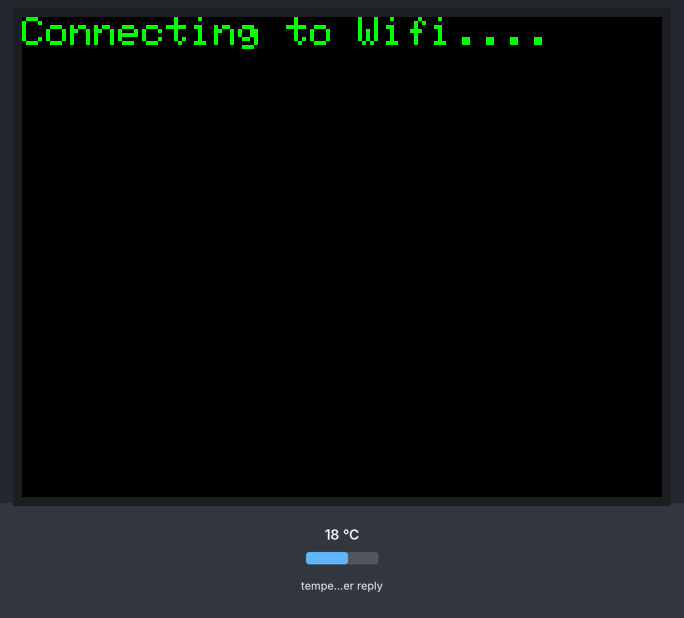
Recording of a sketch running on a simulated ESP32. On the bench: 320×240 colour display. Inputs (shaded band) come from the test bench; at power-on: temperature in the weather reply 18 °C. WiFi joins after 1.5 s; servers stay silent unless stated; uploads are accepted with an empty reply; the local clock reads 2024-03-15 10:24:30 at power-on unless the sketch sets it; web services answer with replies made up by the test bench; not simulated (calls return 0 or success): secrets.h.

Above: at 2.3 s.
At 3.3 s:
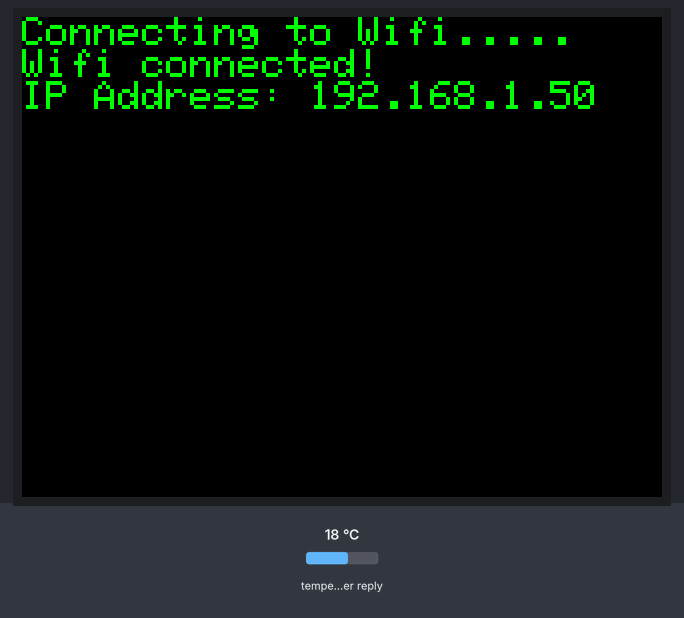
At 4.2 s:
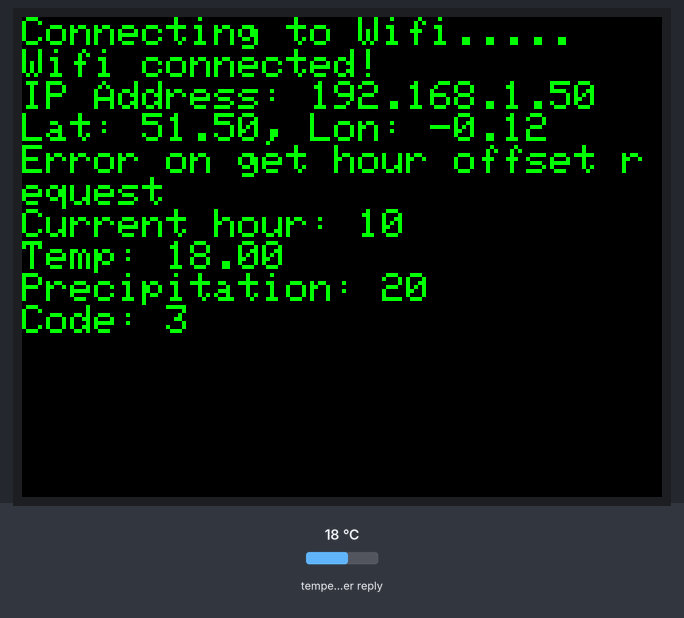

The sketch:

weather_monitor.ino.ino
```cpp
#include <TFT_eSPI.h>
#include <ArduinoJson.h>
#include <HTTPClient.h>
#include <WiFi.h>

#include "secrets.h"

TFT_eSPI tft = TFT_eSPI();

const int RECONNECT_DELAY = 10;
const int HTTP_SUCCESS = 200;

const String URL_GET_LOCATION = "http://ip-api.com/json/";
const String URL_GET_TIME = "https://timeapi.io/api/time/current/ip?ipAddress=$ip$";
const String URL_GET_WEATHER_DATA = "https://api.open-meteo.com/v1/forecast?latitude=$lat$&longitude=$lon$&hourly=temperature_2m,precipitation_probability,weather_code&forecast_days=1";
const String URL_GET_HOUR_OFFSET = "http://api.geonames.org/timezoneJSON?lat=$lat$&lng=$lon$&username=$username$";

bool getLocation(float& lat, float& lon)
{
  DynamicJsonDocument doc(1024);

  if(!sendHttpRequest(URL_GET_LOCATION,doc))
  {
    return false;
  }

  lat = doc["lat"];
  lon = doc["lon"];

  return true;
}

bool getHourOffset(const float lat, const float lon, int& offset)
{
  DynamicJsonDocument doc(1024);

  String url = URL_GET_HOUR_OFFSET;
  url.replace("$lat$", String(lat,6));
  url.replace("$lon$", String(lon,6));
  url.replace("$username$", GEONAME_USERNAME);

  if(!sendHttpRequest(url,doc))
  {
    return false;
  }

  int gmtOffset = doc["gmtOffset"];
  int dstOffset = doc["dstOffset"];

  offset = dstOffset - gmtOffset;

  tft.println("Hour offset: " + String(offset));

  return true;
}

bool getCurrentHour(const String ip, int& hour)
{
  DynamicJsonDocument doc(1024);

  String url = URL_GET_TIME;
  url.replace("$ip$", ip);

  if(!sendHttpRequest(url,doc))
  {
    return false;
  }

  hour = doc["hour"];

  return true;
}

bool getWeatherData(const float lat, const float lon)
{
  DynamicJsonDocument doc(1024);

  String url = URL_GET_WEATHER_DATA;
  url.replace("$lat$", String(lat,6));
  url.replace("$lon$", String(lon,6));

  if(!sendHttpRequest(url,doc))
  {
    return false;
  }

  float temperature = doc["hourly"]["temperature_2m"][0];
  int precipitation_probability = doc["hourly"]["precipitation_probability"][0];
  int weather_code = doc["hourly"]["weather_code"][0];

  tft.println("Temp: " + String(temperature,2));
  tft.println("Precipitation: " + String(precipitation_probability));
  tft.println("Code: " + String(weather_code));

  return true;
}

void setup()
{
  Serial.begin(115200);
  delay(1000);

  tft.init();
  tft.setRotation(1);
  tft.fillScreen(TFT_BLACK);
  tft.setTextColor(TFT_GREEN, TFT_BLACK);
  tft.setTextSize(2);

  WiFi.disconnect(true);

  tft.print("Connecting to Wifi...");
  WiFi.begin(SSID,PASSWORD);

  int curr_connection_attempt = 0;

  while(WiFi.status() != WL_CONNECTED)
  {
    curr_connection_attempt++;
    delay(1000);
    tft.print(".");

    if(curr_connection_attempt >= RECONNECT_DELAY)
    {
      tft.println("");
      curr_connection_attempt = 0;
      WiFi.begin(SSID,PASSWORD);
      tft.print("Connection failed, retrying...");
    }
  }

  tft.println("");
  tft.println("Wifi connected!");
  tft.print("IP Address: ");
  tft.println(WiFi.localIP());

  float lat = 0;
  float lon = 0;

  if(!getLocation(lat,lon))
  {
    tft.println("Error on get location request");
  }
  else
  {
    String location = "Lat: " + String(lat) + ", Lon: " + String(lon);
    tft.println(location);

    int current_hour = 0;
    int hour_offset = 0;

    if(!getHourOffset(lat,lon,hour_offset))
      tft.println("Error on get hour offset request");

    if(!getCurrentHour(WiFi.localIP().toString(),current_hour))
      tft.println("Error on get current hour request");

    current_hour += hour_offset;

    tft.println("Current hour: " + String(current_hour));

    if(!getWeatherData(lat, lon))
      tft.println("Error on get weather data request");
  }
}

void loop()
{
  // put your main code here, to run repeatedly:

}

bool sendHttpRequest(const String url, DynamicJsonDocument& doc)
{
  HTTPClient http;

  http.begin(url);

  int httpCode = http.GET();

  if (httpCode != HTTP_SUCCESS)
  {
    http.end();
    return false;
  }

  String payload = http.getString();

  DeserializationError error = deserializeJson(doc, payload);

  if(error) return false;

  http.end();
  return true;
}
```

Measured:
- what the display in image 0 shows lasts 1.1 s, from 2.2 s to 3.3 s
